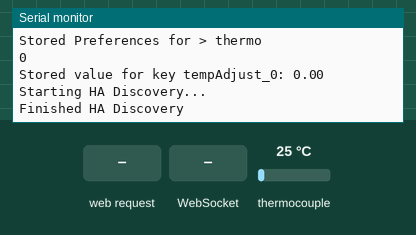
Recording of a sketch running on a simulated ESP32. On the bench: the last lines printed to the serial monitor. Inputs (shaded band) come from the test bench; at power-on: thermocouple 25 °C. WiFi joins after 1.5 s; servers stay silent unless stated; storage starts empty; EEPROM starts erased; no MQTT or app messages arrive unless stated.

Above: at 10.7 s.
10.8 s: HTTP request GET / received
At 12.3 s:
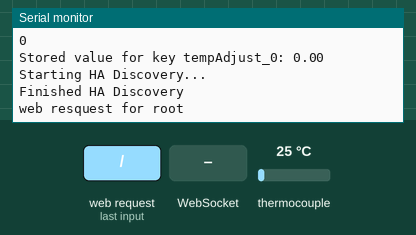
16.5 s: WebSocket text "updateConfiguration" received
At 17.8 s:
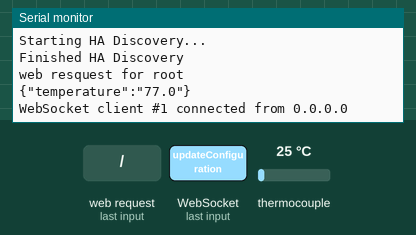

Measured:
- after the input at 10.8 s, the serial monitor: prints a new line at once (image 1)
- after the input at 16.5 s, the serial monitor: prints a new line at once (image 2)

The sketch:

TempStream.ino
```cpp
#include <WiFi.h>
#include <HTTPClient.h>
#include <ESPAsyncWebServer.h>
#include <Preferences.h>
#include <Arduino.h>
//#include "FS.h"
#include <LittleFS.h>
#include <ArduinoJson.h>
#include <Arduino_JSON.h>
#include "max6675.h" //https://github.com/adafruit/MAX6675-library

#define MQTT_MAX_PACKET_SIZE 512
#include <PubSubClient.h>
#define FORMAT_LITTLEFS_IF_FAILED true

AsyncWebServer server(80);
AsyncWebSocket ws("/ws");

float t, tF;
int thermoDO_0 = 19; // SO of  MAX6675 module to D19
int thermoCS_0 = 5; // CS of MAX6675 module to D5
int thermoCLK_0 = 18; // SCK of MAX6675 module to D18

MAX6675 thermocouple(thermoCLK_0, thermoCS_0, thermoDO_0);

float thermoFahrenheit;
const char* TEMPERATURE_KEY = "temperature";
Preferences preferences;
JSONVar readings;
JSONVar configs;

const char* ssid = "your-network-ssid";
const char* password = "your-network-password";
const char* mqtt_server = "your-mqtt-ip";
const char* mqtt_username = "your-mqtt-username";
const char* mqtt_password = "your-mqtt-password";


WiFiClient espClient;
PubSubClient client(espClient);

const int TEMPERATURE_ADJUST_DEFAULT = 0;
const char* TEMPERATURE_ADJUSTMENT_KEY = "tempAdjust_0";

// Timer variables
unsigned long lastTime = 0;
unsigned long timerDelay = 15000;

void reconnect() {
  while (!client.connected()) {
    // Use the connect function with username and password
    if (client.connect("ESP32Client", mqtt_username, mqtt_password)) {
      // If you need to subscribe to topics upon connection, do it here
    } else {
      // If the connection fails, wait 5 seconds before retrying
      delay(5000);
    }
  }
}

void setup() {

  Serial.begin(9600);
  Serial.println("Starting setup()");
  delay(1000);

  initLittleFS();
  delay(1000);

  initWiFi();
  delay(1000);

  client.setServer(mqtt_server, 1883);
  client.setBufferSize(512);
  delay(1000);

  preferences.begin("thermo", false);
  Serial.println("Stored Preferences for > thermo");
  delay(1000);

  // preferences will persist against reboots, but not reflashes. Provide a default value if not found
  int storedAdjustmentValue = preferences.getInt(TEMPERATURE_ADJUSTMENT_KEY, TEMPERATURE_ADJUST_DEFAULT);
  configs[TEMPERATURE_ADJUSTMENT_KEY] = storedAdjustmentValue;
  Serial.println(storedAdjustmentValue);


  // Check if the key exists and directly handle the value numerically
  if (configs.hasOwnProperty(TEMPERATURE_ADJUSTMENT_KEY)) {
    // Attempt direct extraction as a numeric value, avoiding string conversion
    float adjustmentValue = static_cast<float>((int)configs[TEMPERATURE_ADJUSTMENT_KEY]);
    Serial.print("Stored value for key ");
    Serial.print(TEMPERATURE_ADJUSTMENT_KEY);
    Serial.print(": ");
    Serial.println(adjustmentValue, 2); // Print with two decimal places for clarity
  } else {
    Serial.println("Key not found.");
  }


  initWebSocket();
  delay(1000);

  // Web Server Root URL
  server.on("/", HTTP_GET, [](AsyncWebServerRequest *request) {
    Serial.println("web resquest for root");
    request->send(LittleFS, "/index.html", "text/html");
  });

  server.on("/test", HTTP_GET, [](AsyncWebServerRequest *request) {
    request->send(200, "text/plain", "This is a test");
  });

  server.serveStatic("/", LittleFS, "/");
  server.begin();

  delay(1000);
  initHomeAssistantDiscovery();

  delay(1000);
  initializeReadings(thermocouple.readFahrenheit() + static_cast<float>((int)configs[TEMPERATURE_ADJUSTMENT_KEY]));
}

const int numReadings = 10; // Number of readings to average
float readings2[numReadings]; // Array to store the readings
int readIndex = 0; // Current position in the array
float total = 0; // Sum of the readings
float average = 0; // The average

// Function to initialize the readings with the first actual temperature
void initializeReadings(float initialReading) {
  total = 0; // Reset total to 0
  for (int i = 0; i < numReadings; i++) {
    readings2[i] = initialReading; // Set all readings to the initial value
    total += initialReading; // Add to total
  }
  average = initialReading; // Initial average is the actual temperature
}

// Function to update the average whenever you get a new reading
float updateAverage(float newReading) {
  // Subtract the oldest reading from the total, and add the new one
  total = total - readings2[readIndex] + newReading;
  readings2[readIndex] = newReading;

  // Move to the next position in the array
  readIndex = (readIndex + 1) % numReadings;

  // Calculate the new average
  average = total / numReadings;

  return average; // Return the updated average
}

void initHomeAssistantDiscovery(){

  if (!client.connected()) {
      reconnect(); // Your function to reconnect to the MQTT broker
  }

  Serial.println("Starting HA Discovery...");
  // MQTT Discovery message
  StaticJsonDocument<512> discoveryDoc;
  discoveryDoc["name"] = "ESP32 Temperature Sensor";
  discoveryDoc["state_topic"] = "home/esp32/temperature";
  discoveryDoc["unit_of_measurement"] = "°F"; // or > \u00B0F
  discoveryDoc["value_template"] = "{{ value_json.temperature }}";
  discoveryDoc["device_class"] = "temperature";
  discoveryDoc["unique_id"] = "esp32_temperature_sensor_unique_id";

  String discoveryMessage;
  serializeJson(discoveryDoc, discoveryMessage);

  // Adjust this topic to match your Home Assistant's expected discovery topic format
  // Example topic format: homeassistant/sensor/esp32/temperature/config

  // testing start
  //String manualDiscoveryMessage = "{\"name\":\"ESP32 Temp Sensor\",\"state_topic\":\"home/esp32/temperature\",\"unit_of_measurement\":\"F\"}";
  //client.publish("homeassistant/sensor/esp32/temperature/config", manualDiscoveryMessage.c_str(), true);

  client.publish("homeassistant/sensor/esp32/temperature/config", discoveryMessage.c_str(), true);

  //String manualDiscoveryMessage = "{\"name\":\"ESP32 Temperature Sensor\",\"state_topic\":\"home/esp32/temperature\",\"unit_of_measurement\":\"\u00B0F\", \"value_template\", \"{{ value_json.temperature }}\", \"device_class\", \"temperature\", \"unique_id\", \"esp32_temperature_sensor_unique_id\"}";

  //client.publish("homeassistant/sensor/esp32/temperature/config", manualDiscoveryMessage.c_str(), true);

  // testing end

  //client.publish("homeassistant/sensor/esp32/temperature/config", discoveryMessage.c_str(), true);

  Serial.println("Finished HA Discovery");
}

void initLittleFS(){
    if(!LittleFS.begin(FORMAT_LITTLEFS_IF_FAILED)){
        Serial.println("LittleFS Mount Failed");
        return;
    }
    else{
        Serial.println("Little FS Mounted Successfully");
    }
}

void initWiFi() {
  Serial.println("Connecting to WiFi..");
  IPAddress local_IP(192, 168, 86, 183);
  IPAddress gateway(192, 168, 86, 1);
  IPAddress subnet(255, 255, 255, 0);
  //IPAddress primaryDNS(8, 8, 8, 8);
  //IPAddress secondaryDNS(8, 8, 4, 4);
  if(!WiFi.config(local_IP, gateway, subnet)) { //, primaryDNS, secondaryDNS)) {
    Serial.println("STA Failed to configure");
  }
  WiFi.begin(ssid, password);
  while (WiFi.status() != WL_CONNECTED) {
    delay(500);
    Serial.print(".");
  }
  Serial.println(WiFi.localIP());
}

void initWebSocket() {
  ws.onEvent(onEvent);
  server.addHandler(&ws);
}

String getSensorReadings() {


  // real sensor values
  t = thermocouple.readCelsius();
  tF = updateAverage(thermocouple.readFahrenheit() + static_cast<float>((int)configs[TEMPERATURE_ADJUSTMENT_KEY]));
  //Serial.print("\t Deg F = ");
  //Serial.println(tF);

  // Create a JSON document
  StaticJsonDocument<256> doc; // Adjust size as needed

  // Format the temperature with one decimal place
  char temperatureStr[8]; // Buffer to hold the formatted temperature string
  dtostrf(tF, 0, 1, temperatureStr); // Convert float to string with 1 decimal place

  // Add the formatted temperature string to the JSON document
  doc[TEMPERATURE_KEY] = temperatureStr;

  // Serialize JSON to string
  String jsonString;
  serializeJson(doc, jsonString);

  Serial.println(jsonString);

  return jsonString;


/*

  // Fake sensor values
  // Generate a random float between 0 and 100
  float thermoFahrenheit = (float)rand() / (float)(RAND_MAX) * 100;

  // Create a JSON document
  StaticJsonDocument<256> doc; // Adjust size as needed

  // Format the temperature with one decimal place
  char temperatureStr[8]; // Buffer to hold the formatted temperature string
  dtostrf(thermoFahrenheit, 0, 1, temperatureStr); // Convert float to string with 1 decimal place

  // Add the formatted temperature string to the JSON document
  doc[TEMPERATURE_KEY] = temperatureStr;

  // Serialize JSON to string
  String jsonString;
  serializeJson(doc, jsonString);

  Serial.println(jsonString);

  return jsonString;

*/
}

void notifyClients(String payload) {
  ws.textAll(payload);
}

void SendClientsConfiguration(){
  String jsonString = JSON.stringify(configs);
  notifyClients(jsonString);
}

void handleWebSocketMessage(void *arg, uint8_t *data, size_t len) {
  AwsFrameInfo *info = (AwsFrameInfo*)arg;
  if (info->final && info->index == 0 && info->len == len && info->opcode == WS_TEXT) {
    String message = String((char*)data);
    JSONVar jsonData = JSON.parse(message);

    if (jsonData.hasOwnProperty("event")) {
      String event = (const char*)jsonData["event"];
      Serial.print("event: ");
      Serial.println(event);

      if(event == "updateConfiguration"){
        String jsonString = JSON.stringify(jsonData["configuration"]);
        Serial.println(jsonString); // ie: {"thermo_adjustment":"88"}
        DynamicJsonDocument doc(256);

        // Deserialize the JSON string into the JsonDocument
        DeserializationError error = deserializeJson(doc, jsonString);

        if (error) {
            Serial.print("Parsing Failed! ");
            Serial.println(error.c_str());
            return;
        }

        int tk = doc[TEMPERATURE_ADJUSTMENT_KEY];

        Serial.println("Event Adjustment Value: ");
        Serial.println(tk);

        preferences.putInt(TEMPERATURE_ADJUSTMENT_KEY, tk);

        configs[TEMPERATURE_ADJUSTMENT_KEY] = tk;
      }
    }
  }
}

void onEvent(AsyncWebSocket *server, AsyncWebSocketClient *client, AwsEventType type, void *arg, uint8_t *data, size_t len) {
  switch (type) {
    case WS_EVT_CONNECT:
      Serial.printf("WebSocket client #%u connected from %s\n", client->id(), client->remoteIP().toString().c_str());
      SendClientsConfiguration();
      break;
    case WS_EVT_DISCONNECT:
      Serial.printf("WebSocket client #%u disconnected\n", client->id());
      break;
    case WS_EVT_DATA:
      handleWebSocketMessage(arg, data, len);
      break;
    case WS_EVT_PONG:
    case WS_EVT_ERROR:
      break;
  }
}

void loop() {

  if (!client.connected()) {
    reconnect();
  }
  client.loop();

  if ((millis() - lastTime) > timerDelay) {
    String sensorReadings = getSensorReadings();
    notifyClients(sensorReadings);
    const char* messageCStr = sensorReadings.c_str();
    client.publish("home/esp32/temperature", messageCStr);
    lastTime = millis();
  }
  ws.cleanupClients();
}
```
